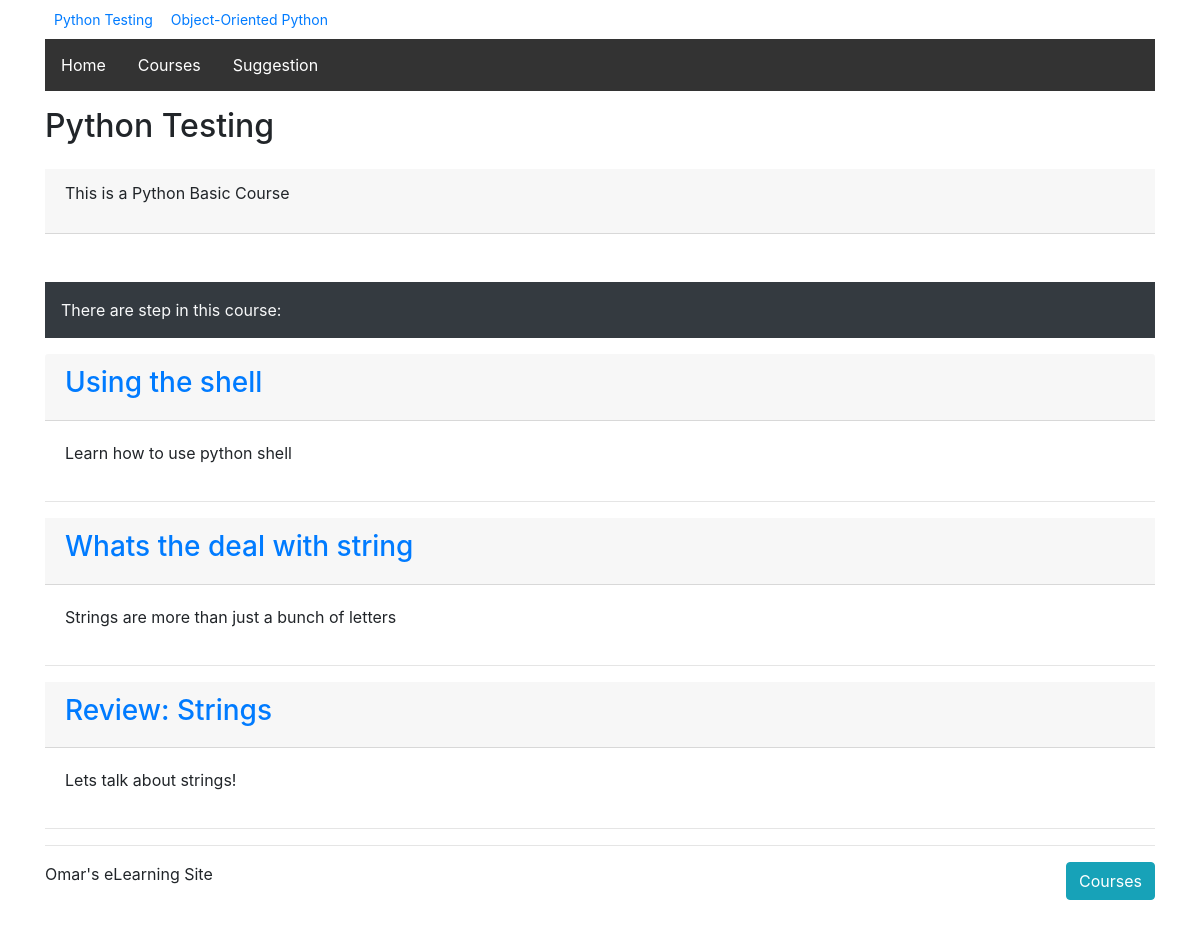
The page /courses/1/ on the database as committed earlier.
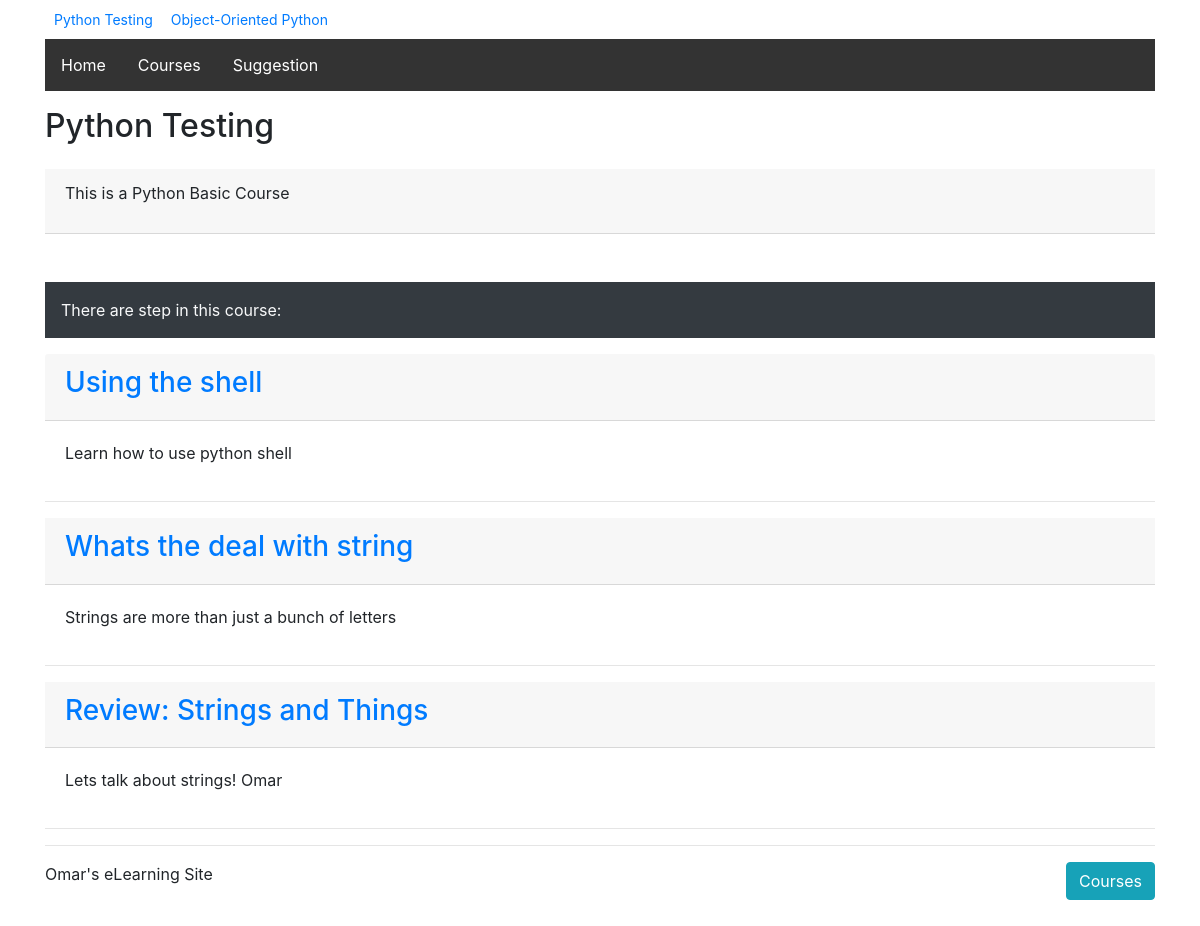
The same page on the database as committed later.
### courses/models.py (models this page shows, shortened)
class Step(models.Model):
    title = models.CharField(max_length=255)
    description = models.TextField()
    order = models.IntegerField(default=0)
    course = models.ForeignKey(Course, on_delete=models.CASCADE)
    class Meta:
        abstract = True
        ordering = ['order',]

class Quiz(Step):
    total_questions = models.IntegerField(default=4)
    class Meta:
        verbose_name_plural = "Quizzes"
    def get_absolute_url(self):
        return reverse('quiz_detail', kwargs={'course_pk': self.course_id, 'step_pk': self.id})

### courses/views.py (the view)
# urls.py: url(r'(?P<pk>\d+)/$', views.course_detail, name='course_detail'),  # This url should be under the step_detail url.
def course_detail(request, pk):
    course = get_object_or_404(models.Course, pk=pk)
    steps = sorted(chain(course.text_set.all(), course.quiz_set.all()), key=lambda step: step.order)
    return render(request, 'courses/course_detail.html', {'course':course, 'steps':steps})

### courses/models.py (called while the page is built)
    def __str__(self):
        return self.title

    def get_absolute_url(self):
        return reverse('text_detail', kwargs={'course_pk': self.course_id, 'step_pk': self.id})

### courses/templatetags/course_extras.py (called while the page is built)
@register.simple_tag
def newest_course():
    return Course.objects.latest('created_at')

@register.inclusion_tag('courses/course_nav.html')
def nav_courses_list():
    courses = Course.objects.all()
    return {'courses':courses}

@register.filter('markdown_to_html')
def markdown_to_html(markdown_text):
    html_body = markdown.markdown(markdown_text)
    return mark_safe(html_body)

### courses/templates/courses/course_detail.html (shortened to what this page needs)
{% extends "layout.html" %}
{% load humanize course_extras %}
{% block content %}
    <article>
        <h2>{{ course.title }}</h2>
        <div class="card-header mt-4">
            {{ course.description|markdown_to_html }}
        </div>
        <p class="bg-dark text-light p-3 mt-5">There are {{ course.step_set.count|apnumber }} step{{ course.step_set.count|pluralize }} in this course: {{ course.step_set.all|join:", " }}</p>
        <section>
            {% for step in steps %}
            <div class="card-header">
                <h3><a href="{{ step.get_absolute_url }}">{{ step.title }}</a></h3>
            </div>
                <p class="card-body">{{ step.description }}</p>
                <hr>
            {% endfor %}
        </section>
    </article>
{% endblock %}

Rows that differ between the two databases and show on the page:
changed Quiz: title "Review: Strings" → "Review: Strings and Things"; description "Lets talk about strings!" → "Lets talk about strings! Omar"
